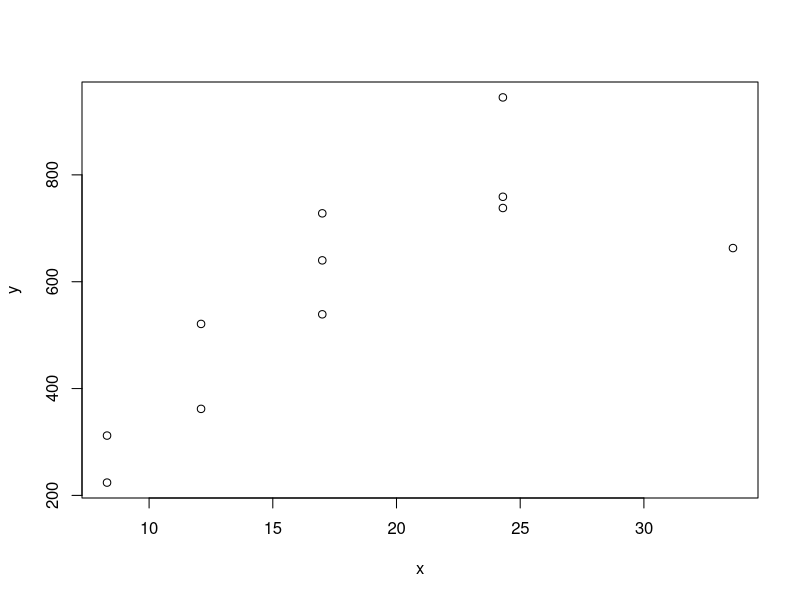

The R source for this figure: (Note: this script raises an error after producing the figure.)
#Arielle Thibeault
#A13372654
#Math 185: HW 3

#2
#(a)
x <- c(8.3,8.3,12.1,12.1,17.0,17.0,17.0,24.3,24.3,24.3,33.6)
y <- c(224,312,362,521,640,539,728,945,738,759,663)
plot(x,y)

#(b)
fit <- lm(y ~ x)
summary(fit)
#Coefficients:
#  Estimate Std. Error t value Pr(>|t|)   
#(Intercept)  201.770    114.452   1.763  0.11175  #beta hat
#x             21.238      5.859   3.625  0.00553  #alpha hat

#(c)
#Paired Bootstrap Method
index <- 1:11
B <- 5000
intercept <- numeric(B)
slope <- numeric(B)
for (b in 1:b) {
  ind <- sample(index, 11, replace = TRUE)
  intercept[b] <- summary(lm(y[ind] ~ x[ind]))$coefficients[1,1]
  slope[b] <- summary(lm(y[ind] ~ x[ind]))$coefficients[2,1]
}
sd(intercept) #the standard error of our intercept estimator
sd(slope) #the standard error of our slope estimate

#Residual Bootstrap Method
slopehat <- summary(lm(y ~ x))$coefficients[2,1]
intercepthat <- summary(lm(y ~ x))$coefficients[1,1]
resid <- y - slopehat*x - intercepthat

index <- 1:11
B <- 5000
intercept <- numeric(B)
slope <- numeric(B)
for (b in 1:B) {
  ind <- sample(index, 11, replace = TRUE)
  res <- resid[ind]
  yboot <- x*slopehat + intercepthat + res
  intercept[b] <- summary(lm(yboot - x))$coefficients[1,1]
  slope[b] <- summary(lm(yboot - x))$coefficients[2,1]
}
sd(intercept) #the standard error of intercepthat
sd(slope) #the standard error of slopehat


#3
#(a)
lambda <- 1
n <- 10
x <- rexp(n, rate = lambda)

#(b)
alpha <- 0.05
B <- 10000
n <- 10
theta <- log(n/ sum(x))
thetahat <- numeric(B)
pivot <- numeric(B)
for (b in 1:B) {
  ind <- sample(1:n, n, replace = TRUE)
  thetahat[b] <- log(n/ sum(x[ind]))
  pivot[b] <- thetahat[b] - theta
}
thetabar <- mean(thetahat)
summ <- 0
for (i in 1:B) {
  summ <- summ + (thetahat[i] - thetabar)^2
}
varianceest <- summ/ B #variance estimator
c(theta - qnorm(1- alpha/2)*sqrt(varianceest), theta - qnorm(alpha/2)*sqrt(varianceest))

ci.bootpivot <- c((2*theta - quantile(thetahat, 1-alpha/2)),(2*theta - quantile(thetahat, alpha/2)))
print(ci.bootpivot)

#(c)
alpha <- 0.05
B <- 10000
n <- 10
theta <- log(n/ sum(x))

lamdahat <- 1/ mean(x)
thetahat <- numeric(B)
pivot <- numeric(B)
for (b in 1:B) {
  a <- rexp(n, lamdahat)
  thetahat[b] <- log(n/ sum(a))
  pivot[b] <- thetahat[b] - theta
}

thetabar <- mean(thetahat)
summ <- 0
for (i in 1:B) {
  summ <- summ + (thetahat[i] - thetabar)^2
}

varianceest <- summ/ B #variance estimator
c(theta - qnorm(1- alpha/2)*sqrt(varianceest), theta - qnorm(alpha/2)*sqrt(varianceest))

ci.bootpivot <- c((2*theta - quantile(thetahat, 1-alpha/2)),(2*theta - quantile(thetahat, alpha/2)))
print(ci.bootpivot)

#(d)
B <- 10000
thetanhat <- numeric(B)
for (b in 1:B) {
  realx <- rexp(10, lambda)
  thetanhat[b] <- log(n/ sum(realx))
}
sampleave <-mean(thetanhat)
summed <- 0
for (i in 1:B) {
  summed <- summed + (thetanhat[i] - sampleave)^2
}
varest <- (1/B)*summed 
#Monte Carlo estimates for point and variance
mean(thetanhat) 
varest

#4
B <-  1000
n <-  10000
results <- c()
for (eps in c(0, 0.001, 0.002, 0.005, 0.01)){
  sdest <- c()
  madest <- c()
  for (b in 1:B){
    index <- sample(n, floor(n * (1 - eps)))
    X <- numeric(n)
    X[index] <- rnorm(floor(n * (1 - eps)), 0, 1)
    X[-index] <- rnorm(n - floor(n * (1 - eps)), 0, 3)
    sdest <- c(sdest,sd(X))
    madest <- c(madest, mad(X))
  }
  results <- c(results, var(sdest) / var(madest))
}
results
